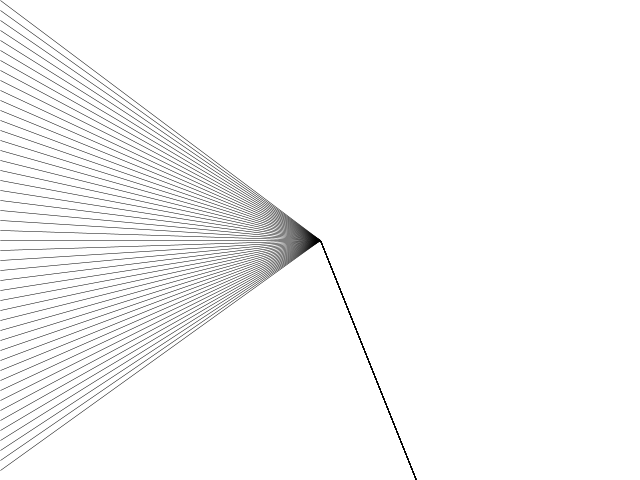
Frame 1 (no input)
Frame 60 (the mouse pressed at the canvas centre just before this capture): identical to frame 1, image omitted
Frame 120 (the mouse held since frame 60 and released just before this capture): blank canvas, image omitted

The Processing sketch that drew this single still picture (run headless with seeded random() and noise(); from frame 60 on, the mouse is pressed at the canvas centre):

// Processing sketch: processing_187118
// ── processing_187118.pde

int option = 2;

void setup() {
  size(640, 480);
  strokeWeight(.5);
  smooth();
}

void draw() {
  background(255);
  if (option == 1) {
    for (int j=50; j<height-50; j= j+20) {
      for (int i=50; i<width-50; i=i+20) {
        line(i, j, i+10, j+10);
        line(i, j+10, i+10, j);
      }
    }
  }
  
  if (option ==2 ){
      for (int i=0; i<height; i= i+10) {
        line(0, i, width/2, height/2);
        line(width/2,height/2, height, width);
        
      }
  }

if(option ==3){
        for (int i =50; i<width -50; i= i+20) {
          for (int j =50; j<height -50; j= j+20) {
            fill(i/3, j/3, 20, 20);
            ellipse(i, j, 40, 40);
          }
        }
      }
}
      
 void mousePressed() {
   option = option+1;
   option = option%3;
   
 }
